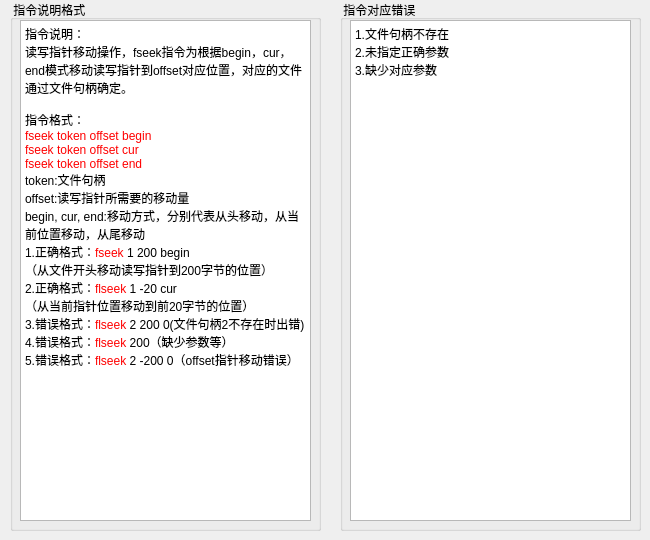
   <widget class="QWidget" name="tab_11">
    <attribute name="title">
     <string>fseek</string>
    </attribute>
    <widget class="QGroupBox" name="groupBox_21">
     <property name="geometry">
      <rect>
       <x>340</x>
       <y>0</y>
       <width>301</width>
       <height>531</height>
      </rect>
     </property>
     <property name="title">
      <string> 指令对应错误</string>
     </property>
     <widget class="QTextBrowser" name="textBrowser_27">
      <property name="geometry">
       <rect>
        <x>10</x>
        <y>20</y>
        <width>281</width>
        <height>501</height>
       </rect>
      </property>
      <property name="html">
       <string>&lt;!DOCTYPE HTML PUBLIC &quot;-//W3C//DTD HTML 4.0//EN&quot; &quot;http://www.w3.org/TR/REC-html40/strict.dtd&quot;&gt;
&lt;html&gt;&lt;head&gt;&lt;meta name=&quot;qrichtext&quot; content=&quot;1&quot; /&gt;&lt;style type=&quot;text/css&quot;&gt;
p, li { white-space: pre-wrap; }
&lt;/style&gt;&lt;/head&gt;&lt;body style=&quot; font-family:'SimSun'; font-size:9pt; font-weight:400; font-style:normal;&quot;&gt;
&lt;p style=&quot; margin-top:0px; margin-bottom:0px; margin-left:0px; margin-right:0px; -qt-block-indent:0; text-indent:0px;&quot;&gt;1.文件句柄不存在&lt;/p&gt;
&lt;p style=&quot; margin-top:0px; margin-bottom:0px; margin-left:0px; margin-right:0px; -qt-block-indent:0; text-indent:0px;&quot;&gt;2.未指定正确参数&lt;/p&gt;
&lt;p style=&quot; margin-top:0px; margin-bottom:0px; margin-left:0px; margin-right:0px; -qt-block-indent:0; text-indent:0px;&quot;&gt;3.缺少对应参数&lt;/p&gt;&lt;/body&gt;&lt;/html&gt;</string>
      </property>
     </widget>
    </widget>
    <widget class="QGroupBox" name="groupBox_22">
     <property name="geometry">
      <rect>
       <x>10</x>
       <y>0</y>
       <width>311</width>
       <height>531</height>
      </rect>
     </property>
     <property name="title">
      <string> 指令说明格式</string>
     </property>
     <widget class="QTextBrowser" name="textBrowser_28">
      <property name="geometry">
       <rect>
        <x>10</x>
        <y>20</y>
        <width>291</width>
        <height>501</height>
       </rect>
      </property>
      <property name="html">
       <string>&lt;!DOCTYPE HTML PUBLIC &quot;-//W3C//DTD HTML 4.0//EN&quot; &quot;http://www.w3.org/TR/REC-html40/strict.dtd&quot;&gt;
&lt;html&gt;&lt;head&gt;&lt;meta name=&quot;qrichtext&quot; content=&quot;1&quot; /&gt;&lt;style type=&quot;text/css&quot;&gt;
p, li { white-space: pre-wrap; }
&lt;/style&gt;&lt;/head&gt;&lt;body style=&quot; font-family:'SimSun'; font-size:9pt; font-weight:400; font-style:normal;&quot;&gt;
&lt;p style=&quot; margin-top:0px; margin-bottom:0px; margin-left:0px; margin-right:0px; -qt-block-indent:0; text-indent:0px;&quot;&gt;指令说明：&lt;/p&gt;
&lt;p style=&quot; margin-top:0px; margin-bottom:0px; margin-left:0px; margin-right:0px; -qt-block-indent:0; text-indent:0px;&quot;&gt;读写指针移动操作，fseek指令为根据begin，cur，end模式移动读写指针到offset对应位置，对应的文件通过文件句柄确定。&lt;/p&gt;
&lt;p style=&quot;-qt-paragraph-type:empty; margin-top:0px; margin-bottom:0px; margin-left:0px; margin-right:0px; -qt-block-indent:0; text-indent:0px;&quot;&gt;&lt;br /&gt;&lt;/p&gt;
&lt;p style=&quot; margin-top:0px; margin-bottom:0px; margin-left:0px; margin-right:0px; -qt-block-indent:0; text-indent:0px;&quot;&gt;指令格式：&lt;/p&gt;
&lt;p style=&quot; margin-top:0px; margin-bottom:0px; margin-left:0px; margin-right:0px; -qt-block-indent:0; text-indent:0px;&quot;&gt;&lt;span style=&quot; color:#ff0000;&quot;&gt;fseek token offset begin&lt;/span&gt;&lt;/p&gt;
&lt;p style=&quot; margin-top:0px; margin-bottom:0px; margin-left:0px; margin-right:0px; -qt-block-indent:0; text-indent:0px;&quot;&gt;&lt;span style=&quot; color:#ff0000;&quot;&gt;fseek token offset cur&lt;/span&gt;&lt;/p&gt;
&lt;p style=&quot; margin-top:0px; margin-bottom:0px; margin-left:0px; margin-right:0px; -qt-block-indent:0; text-indent:0px;&quot;&gt;&lt;span style=&quot; color:#ff0000;&quot;&gt;fseek token offset end&lt;/span&gt;&lt;/p&gt;
&lt;p style=&quot; margin-top:0px; margin-bottom:0px; margin-left:0px; margin-right:0px; -qt-block-indent:0; text-indent:0px;&quot;&gt;&lt;span style=&quot; font-family:'黑体';&quot;&gt;token:文件句柄 &lt;/span&gt;&lt;/p&gt;
&lt;p style=&quot; margin-top:0px; margin-bottom:0px; margin-left:0px; margin-right:0px; -qt-block-indent:0; text-indent:0px;&quot;&gt;&lt;span style=&quot; font-family:'黑体';&quot;&gt;offset:读写指针所需要的移动量 &lt;/span&gt;&lt;/p&gt;
&lt;p style=&quot; margin-top:0px; margin-bottom:0px; margin-left:0px; margin-right:0px; -qt-block-indent:0; text-indent:0px;&quot;&gt;&lt;span style=&quot; font-family:'黑体';&quot;&gt;begin, cur, end:移动方式，分别代表从头移动，从当前位置移动，从尾移动&lt;/span&gt;&lt;/p&gt;
&lt;p style=&quot; margin-top:0px; margin-bottom:0px; margin-left:0px; margin-right:0px; -qt-block-indent:0; text-indent:0px;&quot;&gt;1.正确格式：&lt;span style=&quot; color:#ff0000;&quot;&gt;fseek&lt;/span&gt; 1 200 begin&lt;/p&gt;
&lt;p style=&quot; margin-top:0px; margin-bottom:0px; margin-left:0px; margin-right:0px; -qt-block-indent:0; text-indent:0px;&quot;&gt;（从文件开头移动读写指针到200字节的位置）&lt;/p&gt;
&lt;p style=&quot; margin-top:0px; margin-bottom:0px; margin-left:0px; margin-right:0px; -qt-block-indent:0; text-indent:0px;&quot;&gt;2.正确格式：&lt;span style=&quot; color:#ff0000;&quot;&gt;flseek&lt;/span&gt; 1 -20 cur&lt;/p&gt;
&lt;p style=&quot; margin-top:0px; margin-bottom:0px; margin-left:0px; margin-right:0px; -qt-block-indent:0; text-indent:0px;&quot;&gt;（从当前指针位置移动到前20字节的位置）&lt;/p&gt;
&lt;p style=&quot; margin-top:0px; margin-bottom:0px; margin-left:0px; margin-right:0px; -qt-block-indent:0; text-indent:0px;&quot;&gt;3.错误格式：&lt;span style=&quot; color:#ff0000;&quot;&gt;flseek&lt;/span&gt; 2 200 0(文件句柄2不存在时出错)&lt;/p&gt;
&lt;p style=&quot; margin-top:0px; margin-bottom:0px; margin-left:0px; margin-right:0px; -qt-block-indent:0; text-indent:0px;&quot;&gt;4.错误格式：&lt;span style=&quot; color:#ff0000;&quot;&gt;flseek&lt;/span&gt; 200（缺少参数等）&lt;/p&gt;
&lt;p style=&quot; margin-top:0px; margin-bottom:0px; margin-left:0px; margin-right:0px; -qt-block-indent:0; text-indent:0px;&quot;&gt;5.错误格式：&lt;span style=&quot; color:#ff0000;&quot;&gt;flseek&lt;/span&gt; 2 -200 0（offset指针移动错误）&lt;/p&gt;&lt;/body&gt;&lt;/html&gt;</string>
      </property>
     </widget>
    </widget>
   </widget>
